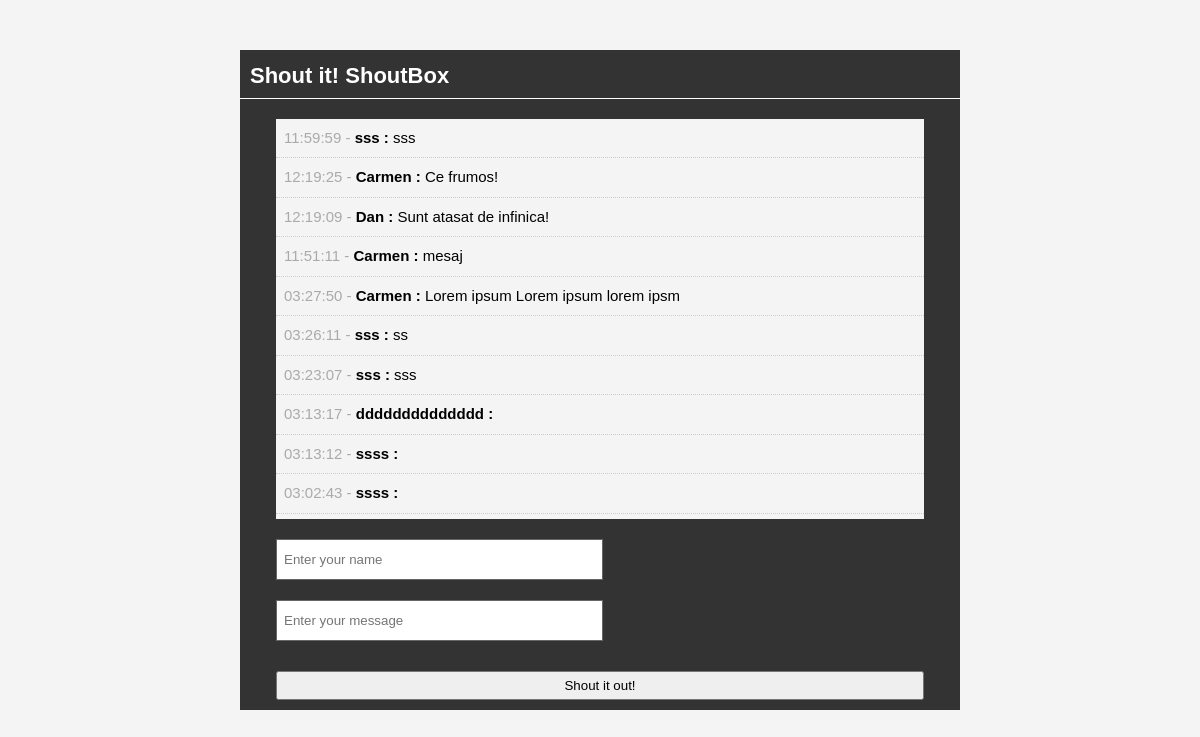
The page / on the database its author committed.
### tables this page shows
CREATE TABLE `shouts` (
  `id` int(11) NOT NULL,
  `user` varchar(50) NOT NULL,
  `message` text NOT NULL,
  `time` time NOT NULL
);

### index.php (the view, shortened to what this page needs)
<?php include 'database.php'; ?>
<?php
$query= "SELECT * FROM shouts ORDER BY id DESC";
$shouts= mysqli_query($con,$query);
?>
<!DOCTYPE html>
<html>
    <head>
        <link rel="stylesheet" href="css/style.css"/>
    </head>
    <body>
        <div id="container">
            <header>
                <h1>Shout it! ShoutBox</h1>
            </header>
            <div id="shouts">
                <?php while($row= mysqli_fetch_assoc($shouts)):?>
                <ul>
                    <li class="shout"><span><?php echo $row['time']; ?> - </span> <strong><?php echo $row['user']; ?> :</strong> <?php echo $row['message']; ?></li>
                 </ul>
                <?php endwhile ;?>
            </div>
            <div id="input">
                <form method="post" action="process.php">
                    <input type="text" name="user" placeholder="Enter your name"/>
                    <input type="text" name="message" placeholder="Enter your message"/>
                    <br/>
                    <input class="shout-btn" type="submit" name="submit" value="Shout it out!"/>
                </form>
            </div>
        </div>
    </body>
</html>

### css/style.css (style rules this page uses)
* { margin: 0; padding: 0; }
body { font-family: arial; font-size:15px; line-height: 1.5em; background: #f4f4f4; }
#container { background: #333333; margin: 50px auto; overflow: auto; width: 60%; min-height: 630px; }
header h1 { color: #ffffff; font-size: 22px; padding:15px 0 10px 10px; border-bottom: 1px solid #ffffff; }
#shouts { width: 90%; background: #f4f4f4; height:400px; margin: 20px auto; overflow: auto; }
.shout { list-style:none; padding:8px; border-bottom: 1px #cccccc dotted; }
.shout span { color: #aaaaaa; }
#input { width:90%; min-height: 80px; margin:auto; padding:0; }
#input input[type='text'] { height:25px; width:48%; padding:7px; margin-bottom: 20px; border: #666666 solid 1px; }
#input .shout-btn { padding: 5px; margin-bottom: 30px; width:100%; margin:10px auto; }

### rows shown on the page
shouts: time "11:59:59", user "sss", message "sss"
shouts: time "12:19:25", user "Carmen", message "Ce frumos!"
shouts: time "12:19:09", user "Dan", message "Sunt atasat de infinica!"
shouts: time "11:51:11", user "Carmen", message "mesaj"
shouts: time "03:27:50", user "Carmen", message "Lorem ipsum Lorem ipsum lorem ipsm"
shouts: time "03:26:11", user "sss", message "ss"
shouts: time "03:23:07", user "sss", message "sss"
shouts: time "03:13:17", user "dddddddddddddd"
shouts: time "03:13:12", user "ssss"
shouts: time "03:02:43", user "ssss"
